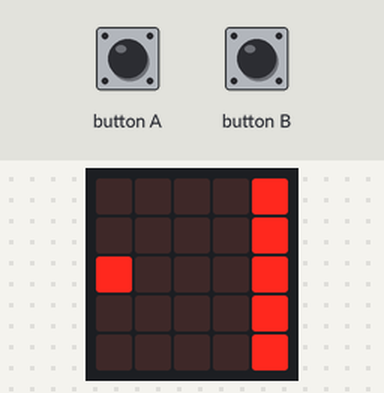
A program run on a simulated BBC micro:bit (MakeCode). On the bench: the board's 5×5 LED display. Inputs (shaded band) come from the test bench. Random numbers come from a fixed seed.

Above: at 0.78 s.
1.3 s: button A pressed for 0.15 s
At 1.49 s:
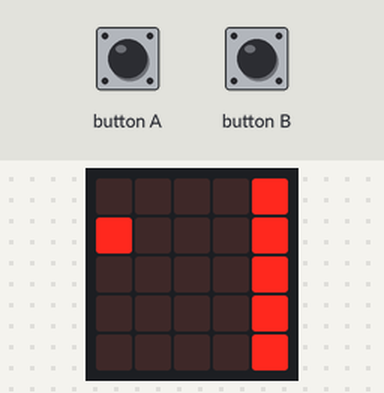
2.0 s: button A pressed for 0.15 s
At 2.61 s:
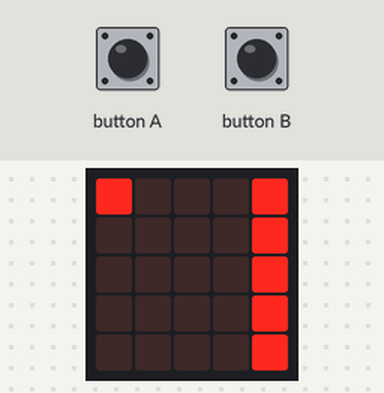
2.7 s: button B pressed for 0.15 s
At 3.16 s:
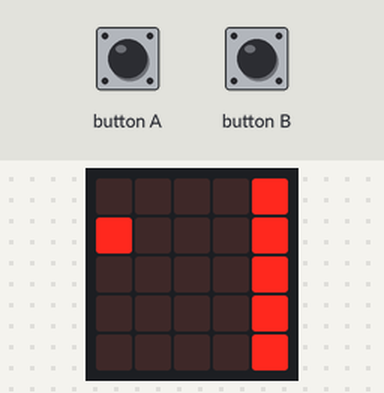
3.4 s: button B pressed 5 times (0.12 s each, 0.3 s apart)
At 4.37 s:
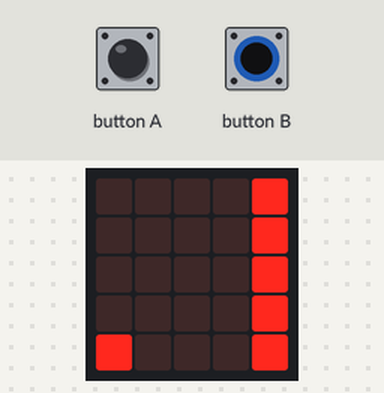
Timing chart, 0 to 6.4 s (numbered marks = the images above; inputs shaded):
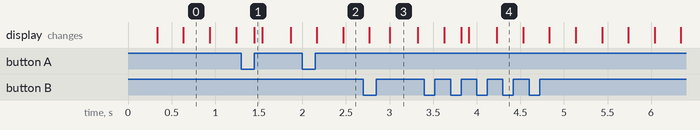

The program:

main.ts
```typescript
input.onButtonPressed(Button.A, function () {
    bird.change(LedSpriteProperty.Y, -1)
})
input.onButtonPressed(Button.B, function () {
    bird.change(LedSpriteProperty.Y, 1)
})
let ticks = 0
let bird: game.LedSprite = null
bird = game.createSprite(0, 2)
bird.set(LedSpriteProperty.Blink, 300)
let emtyObstacleY = randint(0, 4)
for (let index = 0; index <= 4; index++) {
    if (index != emtyObstacleY) {
        let obstacle: game.LedSprite[] = []
        obstacle.push(game.createSprite(4, index))
    }
}
basic.forever(function () {
    let obstacles: game.LedSprite[] = []
    while (obstacles.length > 0 && obstacles[0].get(LedSpriteProperty.X) == 0) {
        obstacles.removeAt(0).delete()
    }
    for (let obstacle2 of obstacles) {
        obstacle2.change(LedSpriteProperty.X, -1)
    }
    if (ticks % 3 == 0) {
        emtyObstacleY = randint(0, 4)
        for (let index2 = 0; index2 <= 4; index2++) {
            if (index2 != emtyObstacleY) {
                obstacles.push(game.createSprite(4, index2))
            }
        }
    }
    for (let obstacle3 of obstacles) {
        if (obstacle3.get(LedSpriteProperty.X) == bird.get(LedSpriteProperty.X) && obstacle3.get(LedSpriteProperty.Y) == bird.get(LedSpriteProperty.Y)) {
            game.gameOver()
        }
    }
    ticks += 1
    basic.pause(1000)
})
```

test.ts
```typescript
// tests gaan hier; deze zal niet worden gecompileerd wanneer dit pakket wordt gebruikt als extensie.
```
